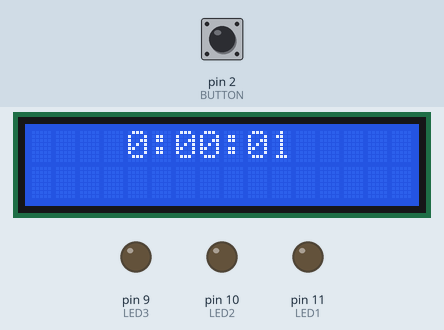
Simulated run of this sketch. Board: Arduino Uno, built with avr-gcc and run on an emulated ATmega328P. Shown: 16×2 character LCD, output pins drawn as LEDs (lit = HIGH). The inputs (shaded band) are chosen by the test bench; at power-on: pin 2 (BUTTON) HIGH.

Above: at 1.2 s.
1.3 s: pin 2 (BUTTON) pulled LOW for 0.15 s
At 2.2 s:
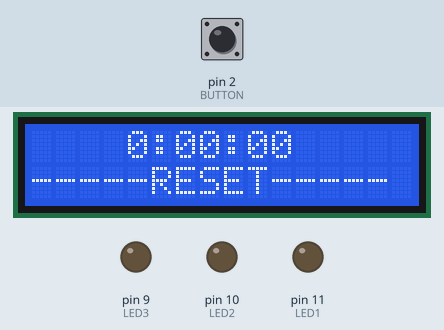
3.9 s: pin 2 (BUTTON) pulled LOW for 1 s
At 6.7 s:
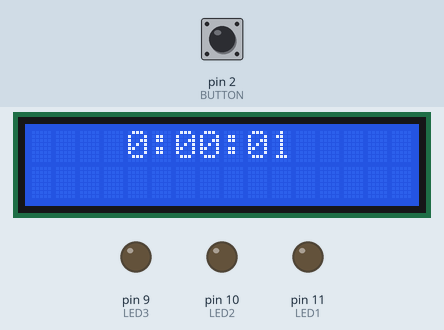
Timing chart, 0 to 8.2 s (numbered marks = the images above; inputs shaded):
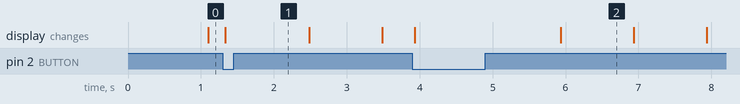

Measured:
- after the input at 1.3 s, the display: changes at once (image 1)
- after the input at 3.9 s, the display: first changes at once (image 2 shows a later state)
- what the display in image 2 shows lasts 1.0 s, from 5.9 s to 6.9 s

The sketch:

lcd-timer.ino
```cpp
#include <MsTimer2.h>
#include <LiquidCrystal_I2C.h>

int count = 0;
LiquidCrystal_I2C lcd(0x27, 16, 2);
int first = 0;
int BUTTON = 2;
int LED1 = 11;
int LED2 = 10;
int LED3 = 9;
int status = 0;
int second = 0;
int cur = 0;
int reset_flag = 0;
int key = 0;
int flag = 0;

// 실행시 가장 먼저 호출되는 함수이며, 최초 1회만 실행됩니다.
// 변수를 선언하거나 초기화를 위한 코드를 포함합니다.
void setup() {
  lcd.init();
  lcd.backlight();
  lcd.clear();

  Serial.begin(9600);
  pinMode(BUTTON, INPUT_PULLUP);
  pinMode(LED1, OUTPUT);
  pinMode(LED2, OUTPUT);
  pinMode(LED3, OUTPUT);
  attachInterrupt(digitalPinToInterrupt(BUTTON), timer_reset, HIGH);
  MsTimer2::set(1000, TIMER);
  MsTimer2::start();  //이 줄은 마지막에 쓰는 것이 좋다
}

void TIMER() {
 // displayBin();
  second ++;
}

void timer_reset() {
  reset_flag = 1;
}

void loop() {
   //put your main code here, to run repeatedly:
  if(Serial.read() == 'R' || reset_flag) {
    second = cur = 0;
    lcd.clear();

    MsTimer2::stop();
    MsTimer2::set(1000, TIMER);
    MsTimer2::start();

    lcd.setCursor(0, 0);
    lcd.print("    0:00:00     ");
    lcd.setCursor(0, 1);
    lcd.print("-----RESET----- ");
    reset_flag = 0;

  }
  if(!first) {
    lcd.setCursor(0, 0);
    lcd.print("    0:00:00     ");
    lcd.setCursor(0, 1);
    lcd.print("-----START----- ");
    first ++;
  }


  if(second != cur) {
    if(first == 1) {
      lcd.setCursor(0, 1);
      lcd.print("                ");
    }
    int s_hr = second / 3600;
    int s_mn = second / 60 - ((second / 3600) * 60);
    int s_sc = second % 60;


    lcd.setCursor(0, 0);
    lcd.print("    ");
    lcd.print(s_hr);
    lcd.print(":");
    if(s_mn < 10) lcd.print("0");
    lcd.print(s_mn);
    lcd.print(":");
    if(s_sc < 10) lcd.print("0");
    lcd.print(s_sc);
    lcd.print("    ");

    cur ++;
  }
}

void displayBin() {
  if(second & 4)
    digitalWrite(LED3, HIGH);
  else
    digitalWrite(LED3, LOW);

  if(second & 2)
    digitalWrite(LED2, HIGH);
  else
    digitalWrite(LED2, LOW);

  if(second & 1)
    digitalWrite(LED1, HIGH);
  else
    digitalWrite(LED1, LOW);
}
```
